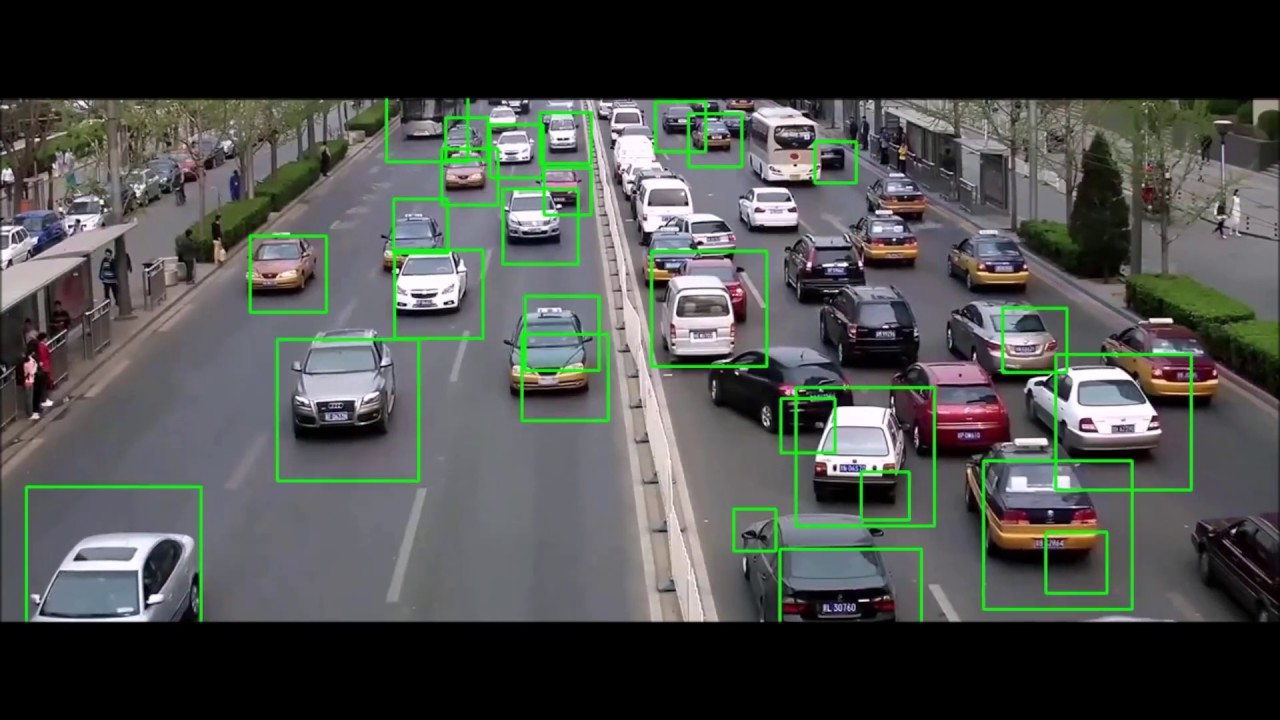
#> input picture example.jpg, 1280 x 720 px, given in place of video.mp4, which was not available
$ python main.py
#> lines starting #> are read from the running program, lines starting #| are printed output that depends on the picture; pictures that were not available may be replaced by others from this repository, and a replacement may not be noted
import cv2
import numpy as np
from time import sleep

largura_min = 80
altura_min = 80
offset = 6
pos_linha = 550

# FPS to vídeo
delay = 60

detec = []
carros = 0


def pega_centro(x, y, w, h):
    x1 = int(w / 2)
    y1 = int(h / 2)
    cx = x + x1
    cy = y + y1
    return cx, cy


# video source input
cap = cv2.VideoCapture('video.mp4')
# OpenCV provides Background Subtraction algorithms.
# we can perform background Subtraction using matrix subtraction, i.e, just subtracting the static frame from the video.
# But this has a lot of drawbacks.
# It is a very less efficient algorithm for Background subtraction because it does not update itself.
# This problem is being handled by the Background Subtraction algorithms provided by OpenCV.
subtracao = cv2.bgsegm.createBackgroundSubtractorMOG()

while True:
    ret, frame1 = cap.read()
#> frame1 is the input picture: shape (720, 1280, 3); mean B, G, R 74.3, 77.6, 74.4
    tempo = float(1/delay)
    sleep(tempo)
    grey = cv2.cvtColor(frame1, cv2.COLOR_BGR2GRAY)
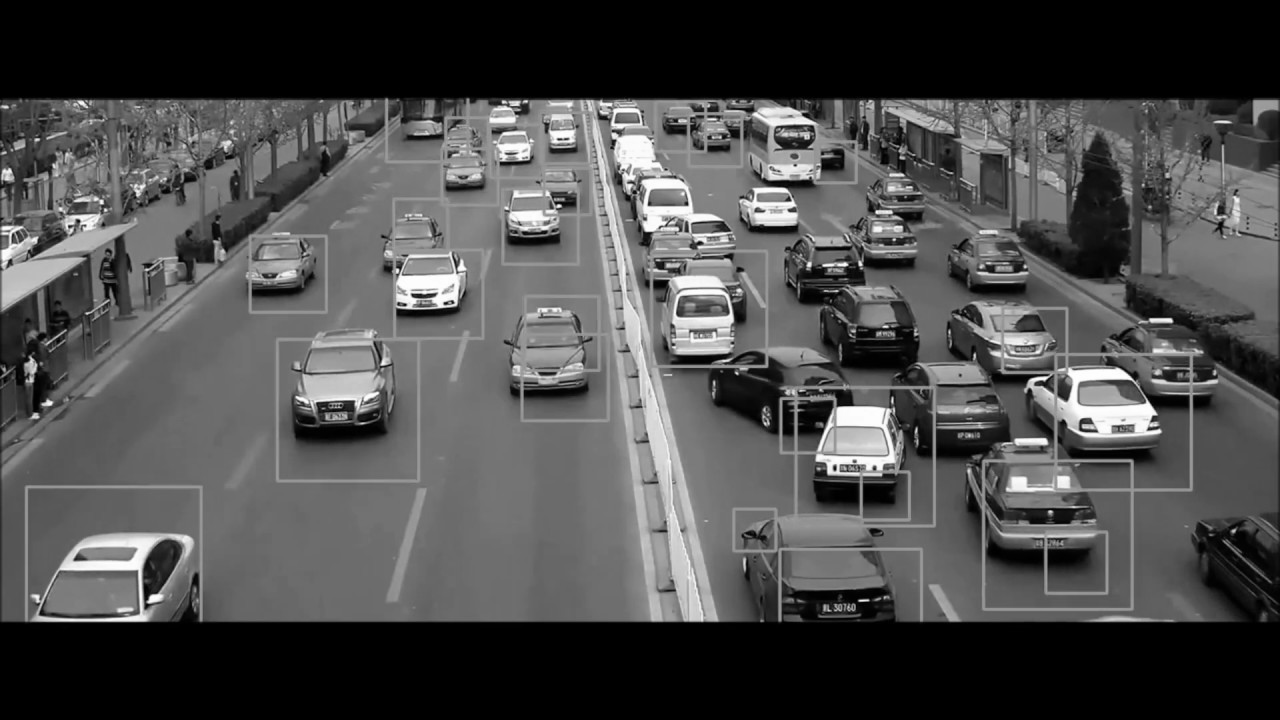
#> grey: shape (720, 1280); min 0, max 255, mean 76.3
    blur = cv2.GaussianBlur(grey, (3, 3), 5)
    img_sub = subtracao.apply(blur)
#> img_sub: shape (720, 1280); every value is 0
    dilat = cv2.dilate(img_sub, np.ones((5, 5)))
    kernel = cv2.getStructuringElement(cv2.MORPH_ELLIPSE, (5, 5))

    # The morphologyEx() of the method of the class Imgproc accepts src, dst, op, kernel as parameters
    dilatada = cv2.morphologyEx(dilat, cv2. MORPH_CLOSE, kernel)
    dilatada = cv2.morphologyEx(dilatada, cv2. MORPH_CLOSE, kernel)

    # OpenCV has findContour() function that helps in extracting the contours from the image.
    # It works best on binary images, so we should first apply thresholding techniques, Sobel edges, etc.
    contorno, h = cv2.findContours(dilatada, cv2.RETR_TREE, cv2.CHAIN_APPROX_SIMPLE)
#> contorno = []; h = None


    # it will create a line
    # Parameters:
    # image: It is the image on which line is to be drawn.
    # start_point: It is the starting coordinates of line.
    # end_point: It is the ending coordinates of line.
    # color: It is the color of line to be drawn.
    # thickness: It is the thickness of the line in px.
    cv2.line(frame1, (25, pos_linha), (1200, pos_linha), (176, 130, 39), 2)
    for(i, c) in enumerate(contorno):
        (x, y, w, h) = cv2.boundingRect(c)
        validar_contorno = (w >= largura_min) and (h >= altura_min)
        if not validar_contorno:
            continue

        cv2.rectangle(frame1, (x, y), (x+w, y+h), (0, 255, 0), 2)
        centro = pega_centro(x, y, w, h)
        detec.append(centro)
        cv2.circle(frame1, centro, 4, (0, 0, 255), -1)

        for (x, y) in detec:
            if (y < (pos_linha + offset)) and (y > (pos_linha-offset)):
                carros += 1
                cv2.line(frame1, (25, pos_linha), (1200, pos_linha), (0, 127, 255), 3)
                detec.remove((x, y))
                print("No. of cars detected : " + str(carros))
#> this loop made 0 passes
#> after the loop, carros = 0; detec = []

    # cv2.putText() method is used to draw a text string on any image.
    # Parameters: image, text, org(coordinate), font, color, thickness
    cv2.putText(frame1, "VEHICLE COUNT : "+str(carros), (320, 70), cv2.FONT_HERSHEY_COMPLEX, 2, (0, 0, 255), 4)
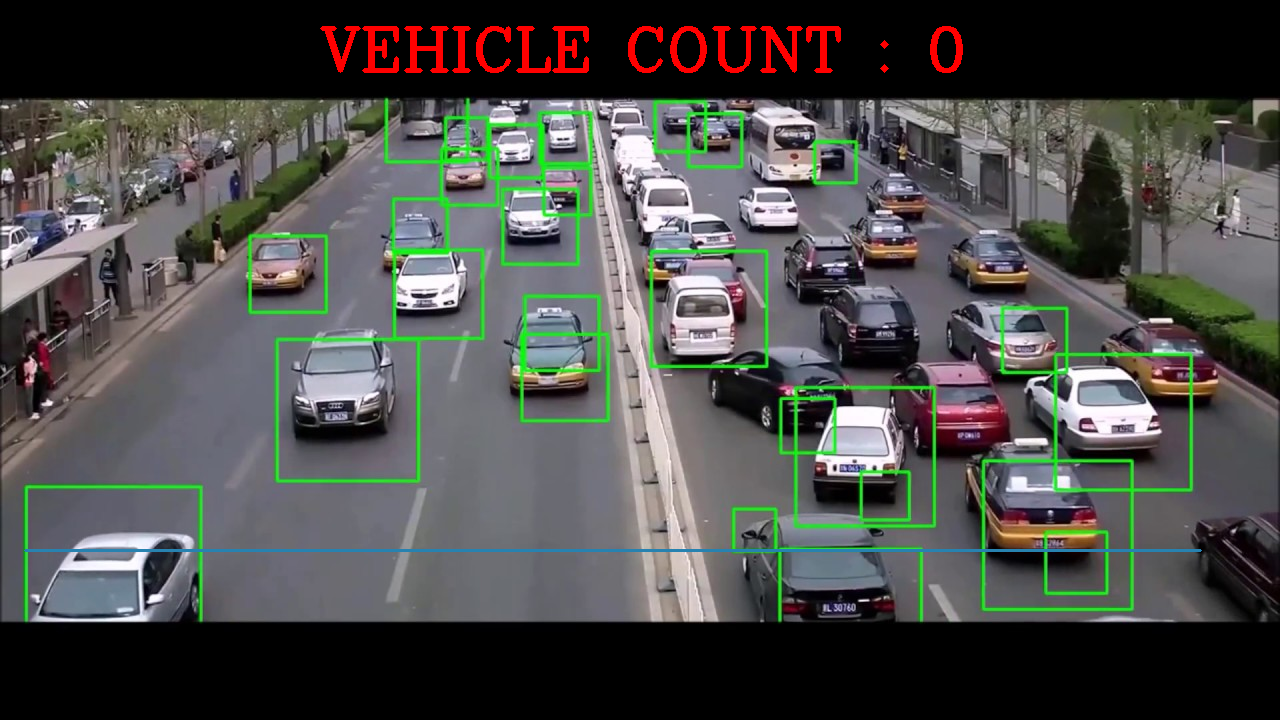
#> frame1: shape (720, 1280, 3); mean B, G, R 74.6, 77.7, 76.7
    cv2.imshow("Video Original", frame1)
    cv2.imshow(" Detectar ", dilatada)

    # To display the image, you can use the imshow() method of cv2
    if cv2.waitKey(1) == 27:
#> (key Esc is pressed here)
        break

cv2.destroyAllWindows()
cap.release()

$ run again, on op.png
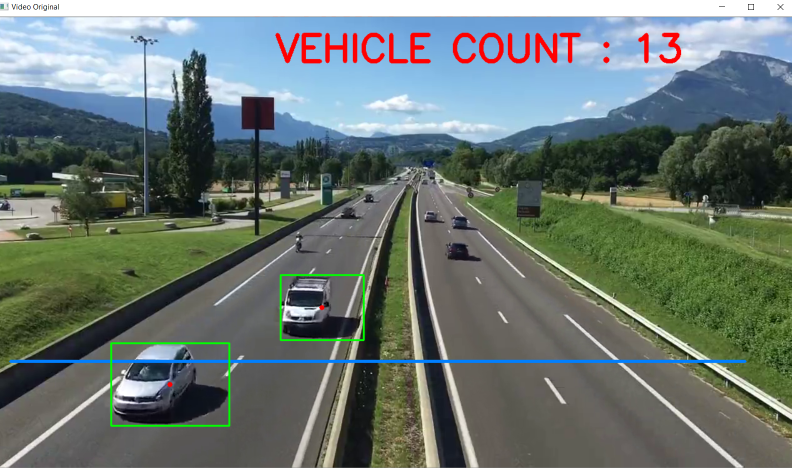
#> input picture op.png, 1583 x 935 px, given in place of video.mp4, which was not available (shown at 1/2 size)
#> frame1 is the input picture: shape (935, 1583, 3); mean B, G, R 113.1, 117.8, 106
#> `grey = cv2.cvtColor(frame1, cv2.COLOR_BGR2GRAY)`:
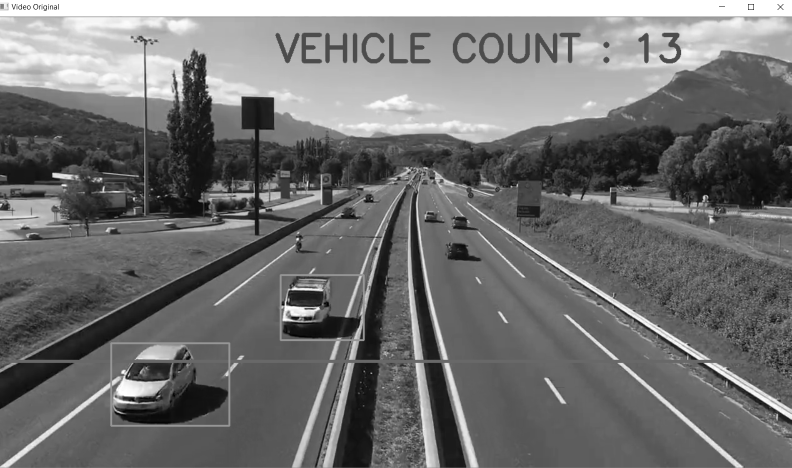
#> grey: shape (935, 1583) (shown at 1/2 size); min 0, max 255, mean 113.7
#> img_sub: shape (935, 1583); every value is 0
#> contorno = []; h = None
#> after the loop `for(i, c) in enumerate(contorno):`: carros = 0; detec = []
#> `cv2.putText(frame1, "VEHICLE COUNT : "+str(carros), (320, 70), cv2.FON..`:
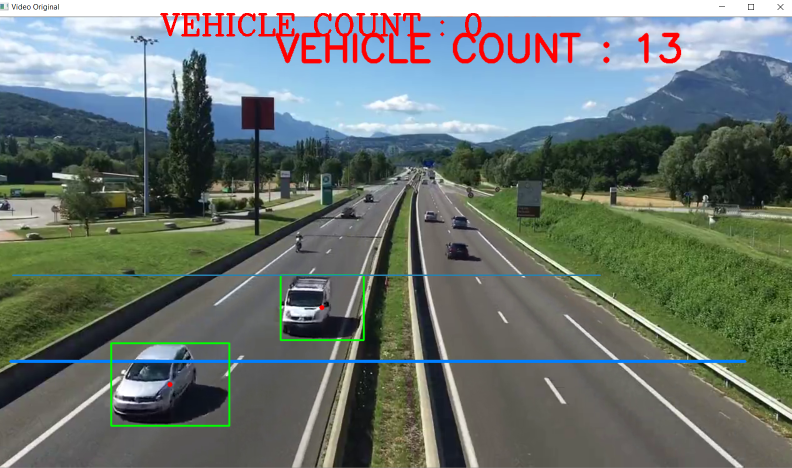
#> frame1: shape (935, 1583, 3) (shown at 1/2 size); mean B, G, R 111.9, 116.7, 106.4
